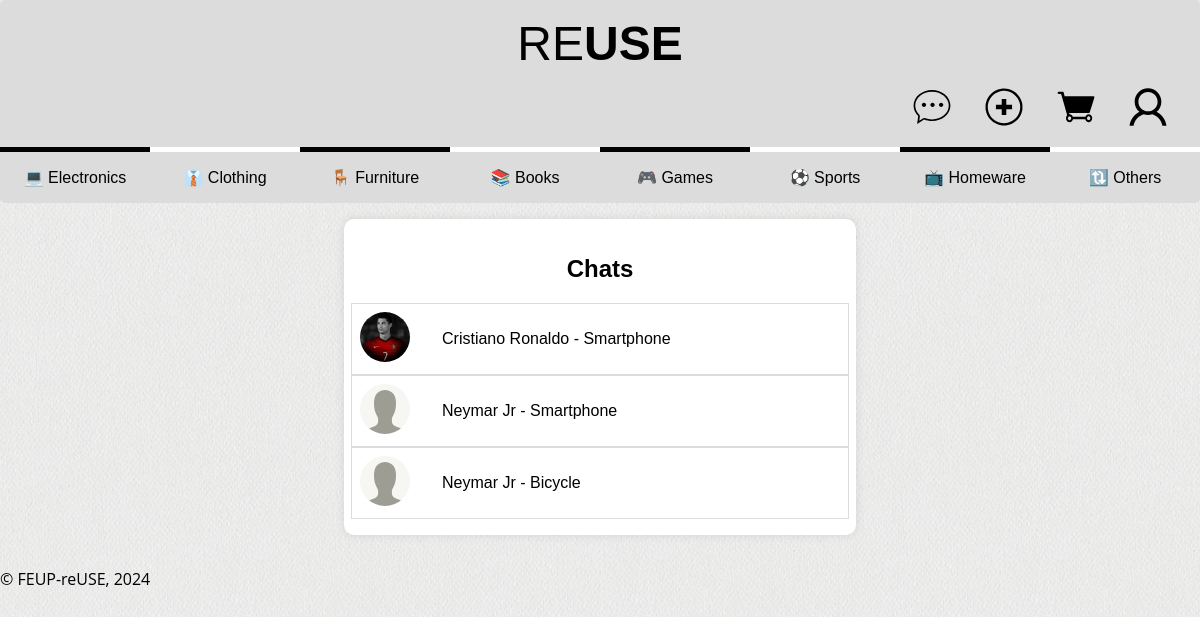
Page /pages/chats.php (signed in) on the committed database.
### tables this page shows
CREATE TABLE Categories (
    idCategory INTEGER PRIMARY KEY,
    categoryName TEXT UNIQUE NOT NULL
);

CREATE TABLE Users (
    idUser INTEGER PRIMARY KEY,
    name TEXT NOT NULL,
    username TEXT UNIQUE NOT NULL,
    password TEXT NOT NULL,
    email TEXT UNIQUE NOT NULL,
    isAdmin BOOLEAN NOT NULL DEFAULT 0
);

CREATE TABLE Images (
    idImage INTEGER PRIMARY KEY AUTOINCREMENT,
    imagePath TEXT NOT NULL
);

CREATE TABLE Items (
    idItem INTEGER PRIMARY KEY AUTOINCREMENT,
    idSeller INTEGER NOT NULL,
    name TEXT NOT NULL,
    introduction TEXT,
    description TEXT,
    idCategory INTEGER,
    brand TEXT,
    model TEXT,
    idSize INTEGER,
    idCondition INTEGER,
    price REAL NOT NULL,
    active BOOLEAN NOT NULL DEFAULT TRUE,
    featured BOOLEAN NOT NULL DEFAULT FALSE,
    FOREIGN KEY (idSeller) REFERENCES Users(idUser),
    FOREIGN KEY (idCategory) REFERENCES Categories(idCategory),
    FOREIGN KEY (idSize) REFERENCES Sizes(idSize),
    FOREIGN KEY (idCondition) REFERENCES Conditions(idCondition)
);

### pages/chats.php (called while the page is built, shortened)
<?php
    require_once(__DIR__ . '/../utils/session.php');
    $session = new Session();
    require_once(__DIR__ . '/../database/connection.db.php');
    require_once(__DIR__ . '/../database/category.class.php');
    require_once(__DIR__ . '/../database/chats.class.php');
    require_once(__DIR__ . '/../templates/common.tpl.php');
    require_once(__DIR__ . '/../templates/chat.tpl.php');
    $db = getDatabaseConnection();
    $categories = Category::getCategories($db);
    $userId = $session->getId();
    $pairs = Chat::getUsersChats($db, (int) $userId);
    drawHeader($session);
    drawCategories($categories);
    drawChats($pairs, $db);
    drawFooter();
?>

### utils/session.php (called while the page is built, shortened)
<?php
  class Session {
    public function isLoggedIn() : bool {
      return isset($_SESSION['id']);
    }
    public function getId() : ?int {
      return isset($_SESSION['id']) ? $_SESSION['id'] : null;
    }
  }
?>

### database/category.class.php (called while the page is built, shortened)
<?php
class Category {
    public function __construct(int $idCategory, string $categoryName) {
        $this->idCategory = $idCategory;
        $this->categoryName = $categoryName;
    }
    static function getCategories(PDO $db): array {
        try {
            $stmt = $db->prepare('SELECT * FROM Categories');
            $stmt->execute();
            $categories = array();
            while ($category = $stmt->fetch()) {
                $categories[] = new Category(
                    $category['idCategory'],
                    $category['categoryName']
                );
            }
            return $categories;
        } catch (PDOException $e) {
            echo "Error fetching categories: " . $e->getMessage();
            return array();
        }
    }
    public static function getEmojiForCategory(string $categoryName): string {
        switch ($categoryName) {
            case 'Electronics':
                return '&#128187;';
            case 'Clothing':
                return '&#128084;';
            case 'Furniture':
                return '&#129681;';
            case 'Books':
                return '&#128218;';
            case 'Games':
                return '&#127918;';
            case 'Sports':
                return '&#9917;';
            case 'Homeware':
                return '&#128250;';
            case 'Others':
                return '&#128259;';
        }
    }
}
?>

### database/chats.class.php (called while the page is built, shortened)
<?php
require_once 'users.class.php';
class Chat {
    public static function getUsersChats($db, $userId) {
        $query = "SELECT DISTINCT
                      CASE
                          WHEN c.idSender = ? THEN c.idRecipient
                          ELSE c.idSender
                      END AS otherUserId,
                      c.idItem
                  FROM Chats c
                  WHERE c.idSender = ? OR c.idRecipient = ?";
        $stmt = $db->prepare($query);
        $stmt->execute(array($userId, $userId, $userId));
        $pairs = $stmt->fetchAll();
        return $pairs;
    }
}
?>

### database/users.class.php (called while the page is built, shortened)
<?php
class User {
    public int $idUser;
    public function __construct(int $idUser, string $name, string $username, string $password, string $email, bool $isAdmin) {
        $this->idUser = $idUser;
        $this->name = $name;
    }
    public static function getUserById(PDO $db, int $idUser): ?User {
        $stmt = $db->prepare('SELECT * FROM Users WHERE idUser = ?');
        $stmt->execute([$idUser]);
        $user = $stmt->fetch();
        return new User($user['idUser'], $user['name'], $user['username'], $user['password'], $user['email'], (bool) $user['isAdmin']);
    }
    public function getProfileImage(PDO $db): ?string {
        $stmt = $db->prepare('SELECT imagePath FROM UserImage JOIN Images ON UserImage.idImage = Images.idImage WHERE idUser = ?');
        $stmt->execute(array($this->idUser));
        $imagePath = $stmt->fetch();
        if ($imagePath)
            $imagePath = $imagePath['imagePath'];
        return $imagePath ? $imagePath : null;
    }
}
?>

### database/item.class.php (called while the page is built, shortened)
<?php
require_once 'connection.db.php';
require_once 'category.class.php';
require_once 'users.class.php';
class Item {
    public function __construct(int $idItem, int $idSeller, string $name, ?string $introduction, ?string $description, int $idCategory, ?string $brand, ?string $model, int $idSize, int $idCondition, float $price, bool $active, bool $featured) {
        $this->name = $name;
    }
    public static function getItemById(PDO $db ,int $idItem): ?Item {
        $stmt = $db->prepare('SELECT * FROM Items WHERE idItem = ?');
        $stmt->execute(array($idItem));
        $item = $stmt->fetch();
        return new Item(
            $item['idItem'],
            $item['idSeller'],
            $item['name'],
            $item['introduction'],
            $item['description'],
            (int) $item['idCategory'],
            $item['brand'],
            $item['model'],
            (int) $item['idSize'],
            (int) $item['idCondition'],
            $item['price'],
            (bool) $item['active'],
            (bool) $item['featured']
        );
    }
}
?>

### templates/common.tpl.php (the view, shortened to what this page needs)
<?php function drawHeader($session, $jsPages = array("script")) { ?>
  <!DOCTYPE html>
  <html lang="en">
    <head>
      <link rel="stylesheet" href="../css/style.css">
      <link rel="stylesheet" href="../css/layout.css">
      <link rel="stylesheet" href="../css/responsive.css">
    </head>
    <body>
      <header>
        <h1>
            <a href="../pages/index.php">RE<strong>USE</strong></a>
        </h1>
        <?php
          if ($session->isLoggedIn()) {
        ?>
            <div id="user-icons">
              <a href="../pages/chats.php"><img src="../docs/images/icon_chat.svg" alt="Chats"></a>
              <a href="../pages/add_publication.php"><img src="../docs/images/icon_add.svg" alt="Add Publication"></a>
              <a href="../pages/cart.php" id="cart-icon"><img src="../docs/images/icon_cart.svg" alt="Cart"></a>
              <a href="../pages/user-profile.php?idUser=<?=$_SESSION['id']?>"><img src="../docs/images/icon_profile.svg" alt="Profile"></a>
            </div>
        <?php
          }
        ?>
      </header>
<?php } ?>
<?php function drawCategories($categories) { ?>
    <nav id="menu">
        <ul>
            <?php foreach ($categories as $category) { ?>
                <li><a href="../pages/index.php?category=<?= $category->idCategory ?>"><?= Category::getEmojiForCategory($category->categoryName) . " " . htmlentities($category->categoryName) ?></a></li>
            <?php } ?>
        </ul>
    </nav>
<?php } ?>
<?php function drawFooter() { ?>
    <footer>
        <p>&copy; FEUP-reUSE, 2024</p>
    </footer>
  </body>
</html>
<?php } ?>

### templates/chat.tpl.php (shortened to what this page needs)
<?php
  require_once(__DIR__ . '/../database/item.class.php');
    require_once(__DIR__ . '/../database/users.class.php');
?>
<?php function drawChats($pairs, $db) { ?>
    <section class="chats">
        <h2>Chats</h2>
        <?php
            foreach ($pairs as $pair) {
                echo "<article>";
                $otherUserId = (int)$pair['otherUserId'];
                $itemId = (int)$pair['idItem'];
                $otherUser = User::getUserById($db, $otherUserId);
                $item = Item::getItemById($db, $itemId);
                $otherUserImage = $otherUser->getProfileImage($db);
                $otherUserImageSrc = htmlentities((string)$otherUserImage);
                $otherUserName = htmlentities((string)$otherUser->name);
                $itemName = htmlentities((string)$item->name);
                if ($otherUserImageSrc) {
                    echo "<a href='../pages/chat_messages.php?otherUserId={$otherUserId}&itemId={$itemId}'><img src='{$otherUserImageSrc}' alt='User Image'></a>";
                }
                else {
                    echo "<a href='../pages/chat_messages.php?otherUserId={$otherUserId}&itemId={$itemId}'><img src='../docs/images/default_profile_picture.png' alt='User Image'></a>";
                }
                echo "<a class='user_select' href='../pages/chat_messages.php?otherUserId={$otherUserId}&itemId={$itemId}'>{$otherUserName} - {$itemName}</a>";
                echo "</article>";
            }
        ?>
    </section>
<?php } ?>

### css/style.css (style rules this page uses)
:root { --lightgrey: #dcdcdc; --lightergrey: #eaeaea; --grey: #606060; --blue: #007bff; --darkblue: #0056b3; --black: #000000; --white: #ffffff; --red: #d11b2e; --green: #26bf4a; --yellow: #f59918; }
a { text-decoration: none; color: var(--black); transition: 0.3s ease; }
body > header { background-color: var(--lightgrey); border-radius: 5px 5px 0 0; }
body > header h1 { font-size: 3em; font-weight: 100; color: var(--black); margin: 0; }
body > header strong { font-weight: 900; }
body > header h1 a { text-decoration: none; color: var(--black); }
#user-icons { margin-top: 1em; }
#user-icons a { padding: 0 1em; }
#user-icons img { width: 40px; height: 40px; }
#menu { background-color: var(--lightgrey); border-radius: 0 0 5px 5px; }
#menu ul { margin: 0; padding: 0; }
#menu li { list-style-type: none; text-align: center; padding: 1em 0; }
#menu a { padding: 1em; }
#menu li:nth-child(odd) { border-top: 5px solid var(--black); }
#menu li:nth-child(even) { border-top: 5px solid var(--white); }
.chats, .chat { background-color: var(--white); box-shadow: 0 0 10px rgba(0, 0, 0, 0.1); border-radius: 10px; width: 30em; }
.chats a.user_select { padding: 1em; }
.chats article { width: 100%; border: 1px solid var(--lightgrey); padding: 0.5em; }
.chats article img, .chat img { width: 50px; height: 50px; border-radius: 50%; }
body { font-family: "Poppins", sans-serif; }
p { font-family: "Open Sans", sans-serif; line-height: 1.5em; }

### css/layout.css (style rules this page uses)
body { margin: 0 auto; background-image: url("../docs/images/website_background.png"); width: 80em; display: grid; grid-template-columns: 1fr 4fr; grid-template-rows: auto; grid-template-areas: "header header" "menu menu" "signup signup" "details details" "aside items" "footer footer"; }
body > header { grid-area: header; }
#menu { grid-area: menu; }
body > footer { grid-area: footer; }
body > header { display: flex; flex-direction: column; padding: 1em; }
body > header h1 { display: flex; justify-content: center; }
#signup, #user-icons { display: flex; justify-content: flex-end; flex-wrap: wrap; }
#menu ul { display: flex; flex-direction: row; flex-wrap: wrap; }
#menu li { display: block; flex: 1; }
.chats, .chat { margin: 1em auto; padding: 1em; grid-area: details; display: flex; flex-direction: column; align-items: center; }
.chats article, .chat header { display: flex; align-items: center; justify-content: flex-start; gap: 1em; }

### css/responsive.css (style rules this page uses)
@media (max-width: 80em) { body { width: 100%; } }

### rows in the picture
categories: categoryName "💻", categoryName "Electronics"
categories: categoryName "👔", categoryName "Clothing"
categories: categoryName "🪑", categoryName "Furniture"
categories: categoryName "📚", categoryName "Books"
categories: categoryName "🎮", categoryName "Games"
categories: categoryName "⚽", categoryName "Sports"
categories: categoryName "📺", categoryName "Homeware"
categories: categoryName "🔃", categoryName "Others"
users: idUser.imagePath (picture), name "Cristiano Ronaldo"
items: name "Smartphone"
users: name "Neymar Jr"
items: name "Bicycle"
